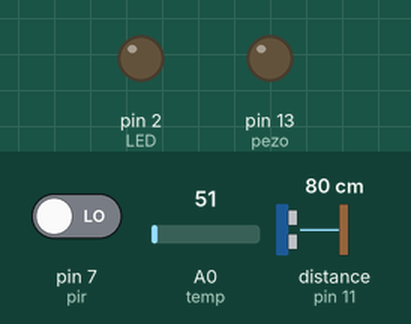
The sketch below on a simulated Arduino Uno, built with avr-gcc and run on an emulated ATmega328P. On the bench: output pins drawn as LEDs (lit = HIGH). Dashed ring = blinking. The inputs (shaded band) are chosen by the test bench; at power-on: distance to the obstacle (sensor on pin 11) 80 cm, pin 7 (pir) LOW, A0 (temp) = 51. The echo pulse lasts 58.3 µs per cm; pins used as bus, display or sensor lines are not drawn; what the sketch prints to the serial monitor is not drawn.

Above: at 1.3 s.
1.4 s: distance to the obstacle (sensor on pin 11) set to 34 cm
2.9 s: distance to the obstacle (sensor on pin 11) set to 28 cm
At 3.8 s:
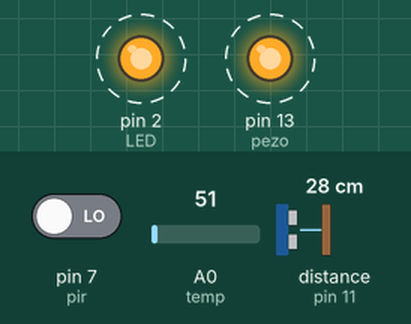
5.9 s: distance to the obstacle (sensor on pin 11) set to 35 cm
At 6.7 s:
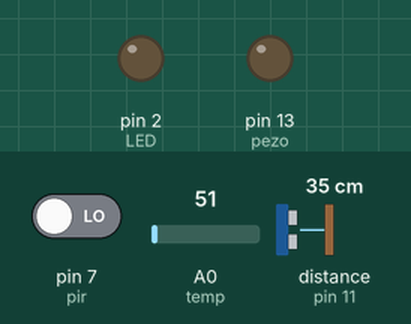
7.4 s: distance to the obstacle (sensor on pin 11) set to 2 cm
At 8.2 s:
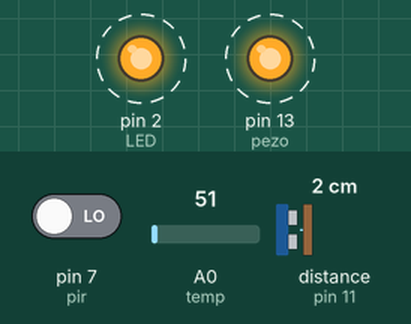
Timing chart, 0 to 11.4 s (numbered marks = the images above; inputs shaded):
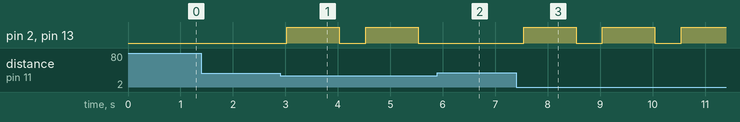

The sketch:

smart_system_using_pir1__1_.ino
```cpp
#define LED 2
#define pezo 13
#define trig 1
#define echo 11
#define temp A0
#define pir 7
long duration;
int distance;
float tempreture;
void setup()
{
  pinMode(LED,OUTPUT);
  pinMode(pezo,OUTPUT);
  pinMode(temp,INPUT);
  pinMode(trig,OUTPUT);
  pinMode(echo,INPUT);
  pinMode(pir,INPUT);
  Serial.begin(9600);


}

void loop()
{
  digitalWrite(LED,LOW);
  digitalWrite(pezo,LOW);
  if(digitalRead(pir)==HIGH){
  digitalWrite(LED,HIGH);
  digitalWrite(pezo,HIGH);
  delay(1000);
  }
  else{
     digitalWrite(LED,LOW);
    digitalWrite(pezo,LOW);
  }
  digitalWrite(trig,LOW);
  delayMicroseconds(2);
  digitalWrite(trig,HIGH);
  delayMicroseconds(10);
  digitalWrite(trig,LOW);
  duration=pulseIn(echo,HIGH);
  distance=duration*0.034/2;
  if(distance>0&&distance<30){
    digitalWrite(LED,HIGH);
    digitalWrite(pezo,HIGH);
    delay(1000);
  }
  else{
     digitalWrite(LED,LOW);
    digitalWrite(pezo,LOW);
  }
  float tempValue=analogRead(temp);
  tempreture=tempValue*(5/1023)*100;
  if(tempreture>35){
    digitalWrite(LED,HIGH);
    digitalWrite(pezo,HIGH);
    delay(1000);
  }
  else{
     digitalWrite(LED,LOW);
    digitalWrite(pezo,LOW);
  }
  Serial.print("distance");
  Serial.print(distance);
  Serial.print("cm,temp");
  Serial.print(tempreture);
  Serial.print("C");
  delay(500);


}
  
```

Measured:
- the behaviour switches between 31 and 30 cm on distance to the obstacle (sensor on pin 11) (found by bisection; images 0 and 1)
- after the input at 1.4 s, every drawn part: stays the same
- after the input at 2.9 s, pin 2 (LED), pin 13 (pezo): alternates HIGH for 1.0 s and LOW for 0.50 s, starting after 0.13 s
- after the input at 5.9 s, pin 2 (LED), pin 13 (pezo): stays LOW (without the input it goes to HIGH after 0.14 s)
- after the input at 7.4 s, pin 2 (LED), pin 13 (pezo): alternates HIGH for 1.0 s and LOW for 0.50 s, starting after 0.14 s
